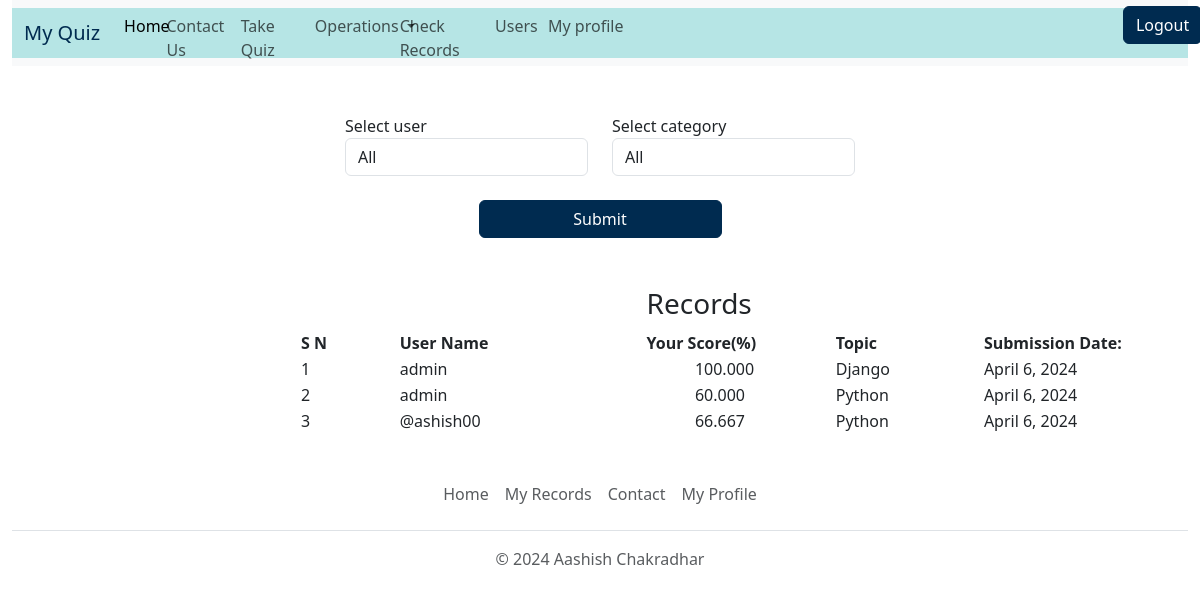
The page /view-record (signed in) on the database its author committed.
### quiz/models.py (models this page shows)
class BaseModel(models.Model):
    uid=models.UUIDField(primary_key=True,default=uuid.uuid4,editable=False)
    created_at=models.DateField(auto_now_add=True)
    updated_at=models.DateField(auto_now=True)
    class Meta:
        abstract=True

class Records(BaseModel):
    category=models.ForeignKey(Category,related_name='category_records',on_delete=models.CASCADE)
    user_name= models.ForeignKey(User, on_delete=models.CASCADE)
    score=models.DecimalField(default=0, max_digits=6, decimal_places=3, validators=[MinValueValidator(0), MaxValueValidator(100.000)])

class Category(BaseModel):
    category_name = models.CharField(max_length=15, default='Uncatogarized')
    def __str__(self):
        return self.category_name

### quiz/views.py (the view)
# urls.py: path('view-record',views.view_record,name='view_record'),
def view_record(request):
    try:
        if request.user.is_superuser:
            if request.method=="POST":
                user= request.POST.get('user')
                category_form= request.POST.get('category')
                time= request.POST.get('time')
                if (user == 'all' and category_form == 'all'):
                    all_records=Records.objects.all()
                elif(user == 'all' and category_form != 'all'):
                    all_records = Records.objects.filter(category = category_form)
                elif(user != 'all' and category_form == 'all'):
                    all_records = Records.objects.filter(user_name=user)
                else:
                    all_records = Records.objects.filter(user_name=user, category = category_form)
                context = {
                    'records':all_records,
                    'users':User.objects.all(),
                    'categories': Category.objects.all(),
                }
            else:
                context = {
                    'records':Records.objects.all(),
                    'users':User.objects.all(),
                    'categories': Category.objects.all(),
                }
        else:
            current_user = request.user
            filter_records=Records.objects.filter(user_name = current_user)
            context = {'records': filter_records}
        return render(request, 'view_record.html', context)
    except Exception as e:
        messages.error(request,str(e))
        return render(request,"index.html")

### templates/view_record.html (shortened to what this page needs)
{% extends "base.html" %}
{% block body %}
    {% if request.user.is_superuser  %}
        <div class="container p-5">
            <div class="row justify-content-center">
                <div class="col-md-6">
                    <form method="POST" action="/view-record">
                        <div class="row">
                            <div class="col-md-6">
                                <label>Select user</label>
                                <select name="user" id="user" class="form-control">
                                    <option value="all">All</option>
                                </select>
                            </div>
                            <div class="col-md-6">
                                <label>Select category</label>
                                <select name="category" id="category" class="form-control">
                                    <option value="all">All</option>
                                </select>
                            </div>
                        </div>
                        <div class="row mt-4">
                            <div class="col-md-6 offset-md-3">
                                <button type="submit" class="btn btn-danger" style="background-color: #002b50; border-color: #002b50 ; color: #ffffff; width: 100%;">Submit</button>
                            </div>
                        </div>
                    </form>
                </div>
            </div>
        </div>
    {% endif %}
    <div style="width:70%; text-align: left; margin-left:25%;">
        <table>
            <thead>
                <tr>
                    <th></th>
                    <th></th>
                    <th>
                        <h3>Records</h3>
                    </th>
                    <th></th>
                </tr>
                <tr>
                    <th style="width:12%">
                        S N
                    </th>
                    <th style="width:30%">
                        User Name
                    </th>
                    <th style="width:23%">
                        Your Score(%)
                    </th>
                    <th style="width:18%">
                        Topic
                    </th>
                    <th style="width:17%">
                        Submission Date:
                    </th>
                </tr>
            </thead>
            <tbody>
                {% for record in records %}
                    <tr>
                        <td>
                            {{ forloop.counter }}
                        </td>
                        <td>
                            {{record.user_name}}
                        </td>
                        <td style="padding-left:6%;">
                            {{record.score}}
                        </td>
                        <td>
                            {{record.category}}
                        </td>
                        <td>
                            {{record.created_at}}
                        </td>
                    </tr>
                {% endfor %}
            </tbody>
        </table>
    </div>
{% endblock body %}

### rows shown on the page
Records: user_name "admin", score "100.000", category "Django", created_at "April 6, 2024"
Records: user_name "admin", score "60.000", category "Python", created_at "April 6, 2024"
Records: user_name "@ashish00", score "66.667", category "Python", created_at "April 6, 2024"
